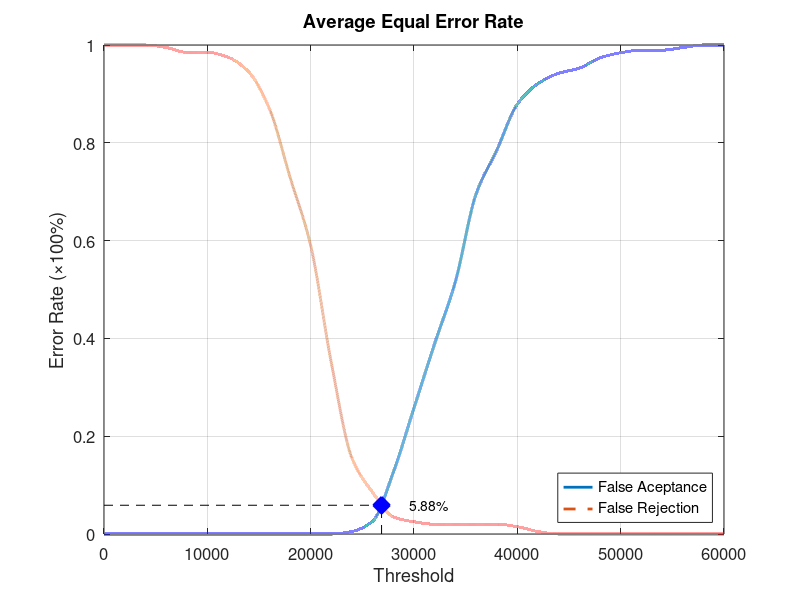
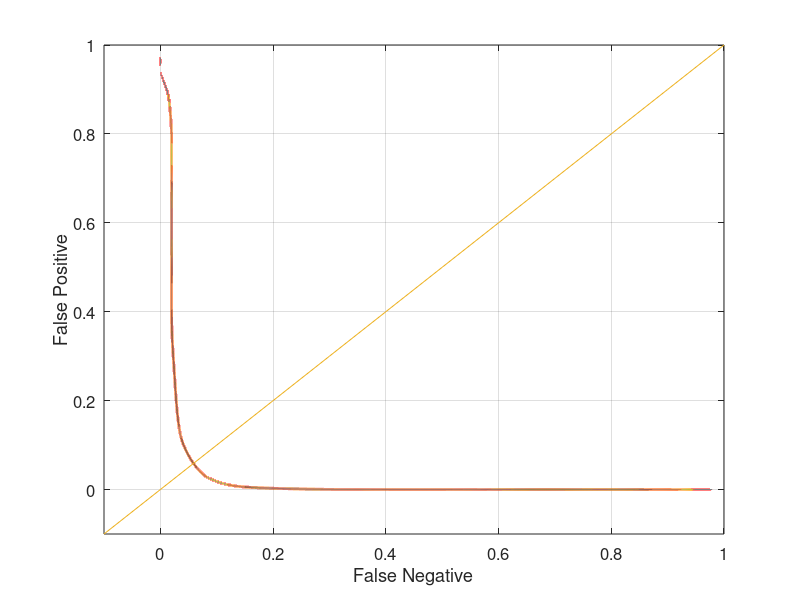

These figures' MATLAB source, in order:
function yEER = Database1_4
close all;
clear;
clc;
x = 0:2000:60000;
xq = 0:0.5:60000;

y0 = [0 0 0 0 0 0 0 0 0 0 0 0 0.00526316 0.0263158 0.126316 0.257895 0.389474 0.515789 0.694737 0.784211 0.878947 0.921053 0.942105 0.952632 0.973684 0.984211 0.989474 0.989474 0.994737 1 1];
yy0 = interp1(x, y0, xq, 'pchip');
y1 = [1 1 1 0.995 0.985 0.985 0.975 0.945 0.87 0.73 0.59 0.35 0.155 0.085 0.035 0.025 0.02 0.02 0.02 0.02 0.015 0.005 0 0 0 0 0 0 0 0 0];
yy1 = interp1(x, y1, xq, 'pchip');

% Calculating EER: 
y2 = abs(y0 - y1);
find(y2 == min(y2))
yy2 = abs(yy0 - yy1);
xEER = find(yy2 == min(yy2));
xEERIndex = xq(xEER) % X-axis EER
yEER = yy0(xEER) % Y-axis EER

main = figure
plot(xq, yy0,'-','LineWidth', 2);	hold on
plot(xq, yy1,'--','LineWidth', 2);	hold on
plot([xEERIndex xEERIndex], [0 yEER], 'k--');	hold on
plot([0 xEERIndex], [yEER yEER], 'k--');	hold on
plot(xEERIndex, yEER, 'bx', 'LineWidth', 10);	hold on
text(xEERIndex + 10 * xEERIndex / 100, yEER, [num2str(round((10000 * yEER)) / 100) '%'])
legend('False Aceptance', 'False Rejection', 'Location', 'SouthEast')
xlabel('Threshold')
ylabel('Error Rate (\times100%)')
title('Average Equal Error Rate')
set(gca, 'FontSize', 12)
axis([0 60000 0 1])
grid on

print(main, 'Database1_4Main', '-dpng');
FNRxFPR = figure('Color', [1 1 1]);
plot(yy1, yy0, '-', yy1, yy0, 'LineWidth', 2);
hold on
y = -0.1:0.1:1
plot(y, y); 
set(gca, 'FontSize', 12)
xlabel('False Negative')
ylabel('False Positive')
axis([-0.1 1 -0.1 1])
set(gca, 'FontSize', 12)
grid on

print(FNRxFPR, 'Database1_4FNRxFPR','-dpng');
end
